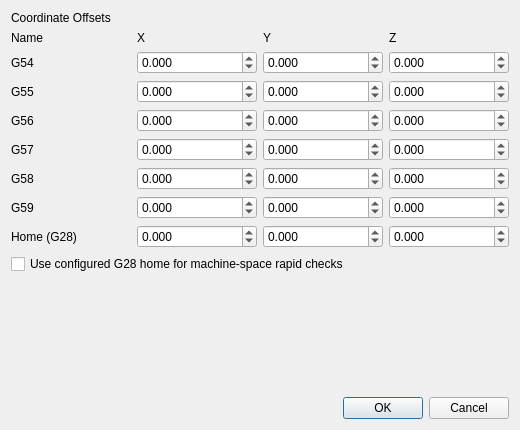
<?xml version="1.0" encoding="UTF-8"?>
<ui version="4.0">
 <class>WcsDlg</class>
 <widget class="QDialog" name="WcsDlg">
  <property name="geometry">
   <rect><x>0</x><y>0</y><width>520</width><height>430</height></rect>
  </property>
  <property name="minimumSize">
   <size><width>520</width><height>430</height></size>
  </property>
  <property name="windowTitle"><string>WCS</string></property>
  <layout class="QVBoxLayout" name="verticalLayout">
   <item><widget class="QLabel" name="titleLabel"><property name="text"><string>Coordinate Offsets</string></property></widget></item>
   <item>
    <layout class="QGridLayout" name="gridLayout">
     <item row="0" column="0"><widget class="QLabel" name="nameHeader"><property name="text"><string>Name</string></property></widget></item>
     <item row="0" column="1"><widget class="QLabel" name="xHeader"><property name="text"><string>X</string></property></widget></item>
     <item row="0" column="2"><widget class="QLabel" name="yHeader"><property name="text"><string>Y</string></property></widget></item>
     <item row="0" column="3"><widget class="QLabel" name="zHeader"><property name="text"><string>Z</string></property></widget></item>
     <item row="1" column="0"><widget class="QLabel" name="g54Label"><property name="text"><string>G54</string></property></widget></item>
     <item row="1" column="1">
      <widget class="QDoubleSpinBox" name="g54X">
       <property name="decimals"><number>3</number></property>
       <property name="minimum"><double>-999999.999000000010710</double></property>
       <property name="maximum"><double>999999.999000000010710</double></property>
       <property name="singleStep"><double>0.001000000000000</double></property>
      </widget>
     </item>
     <item row="1" column="2">
      <widget class="QDoubleSpinBox" name="g54Y">
       <property name="decimals"><number>3</number></property>
       <property name="minimum"><double>-999999.999000000010710</double></property>
       <property name="maximum"><double>999999.999000000010710</double></property>
       <property name="singleStep"><double>0.001000000000000</double></property>
      </widget>
     </item>
     <item row="1" column="3">
      <widget class="QDoubleSpinBox" name="g54Z">
       <property name="decimals"><number>3</number></property>
       <property name="minimum"><double>-999999.999000000010710</double></property>
       <property name="maximum"><double>999999.999000000010710</double></property>
       <property name="singleStep"><double>0.001000000000000</double></property>
      </widget>
     </item>
     <item row="2" column="0"><widget class="QLabel" name="g55Label"><property name="text"><string>G55</string></property></widget></item>
     <item row="2" column="1">
      <widget class="QDoubleSpinBox" name="g55X">
       <property name="decimals"><number>3</number></property>
       <property name="minimum"><double>-999999.999000000010710</double></property>
       <property name="maximum"><double>999999.999000000010710</double></property>
       <property name="singleStep"><double>0.001000000000000</double></property>
      </widget>
     </item>
     <item row="2" column="2">
      <widget class="QDoubleSpinBox" name="g55Y">
       <property name="decimals"><number>3</number></property>
       <property name="minimum"><double>-999999.999000000010710</double></property>
       <property name="maximum"><double>999999.999000000010710</double></property>
       <property name="singleStep"><double>0.001000000000000</double></property>
      </widget>
     </item>
     <item row="2" column="3">
      <widget class="QDoubleSpinBox" name="g55Z">
       <property name="decimals"><number>3</number></property>
       <property name="minimum"><double>-999999.999000000010710</double></property>
       <property name="maximum"><double>999999.999000000010710</double></property>
       <property name="singleStep"><double>0.001000000000000</double></property>
      </widget>
     </item>
     <item row="3" column="0"><widget class="QLabel" name="g56Label"><property name="text"><string>G56</string></property></widget></item>
     <item row="3" column="1">
      <widget class="QDoubleSpinBox" name="g56X">
       <property name="decimals"><number>3</number></property>
       <property name="minimum"><double>-999999.999000000010710</double></property>
       <property name="maximum"><double>999999.999000000010710</double></property>
       <property name="singleStep"><double>0.001000000000000</double></property>
      </widget>
     </item>
     <item row="3" column="2">
      <widget class="QDoubleSpinBox" name="g56Y">
       <property name="decimals"><number>3</number></property>
       <property name="minimum"><double>-999999.999000000010710</double></property>
       <property name="maximum"><double>999999.999000000010710</double></property>
       <property name="singleStep"><double>0.001000000000000</double></property>
      </widget>
     </item>
     <item row="3" column="3">
      <widget class="QDoubleSpinBox" name="g56Z">
       <property name="decimals"><number>3</number></property>
       <property name="minimum"><double>-999999.999000000010710</double></property>
       <property name="maximum"><double>999999.999000000010710</double></property>
       <property name="singleStep"><double>0.001000000000000</double></property>
      </widget>
     </item>
     <item row="4" column="0"><widget class="QLabel" name="g57Label"><property name="text"><string>G57</string></property></widget></item>
     <item row="4" column="1">
      <widget class="QDoubleSpinBox" name="g57X">
       <property name="decimals"><number>3</number></property>
       <property name="minimum"><double>-999999.999000000010710</double></property>
       <property name="maximum"><double>999999.999000000010710</double></property>
       <property name="singleStep"><double>0.001000000000000</double></property>
      </widget>
     </item>
     <item row="4" column="2">
      <widget class="QDoubleSpinBox" name="g57Y">
       <property name="decimals"><number>3</number></property>
       <property name="minimum"><double>-999999.999000000010710</double></property>
       <property name="maximum"><double>999999.999000000010710</double></property>
       <property name="singleStep"><double>0.001000000000000</double></property>
      </widget>
     </item>
     <item row="4" column="3">
      <widget class="QDoubleSpinBox" name="g57Z">
       <property name="decimals"><number>3</number></property>
       <property name="minimum"><double>-999999.999000000010710</double></property>
       <property name="maximum"><double>999999.999000000010710</double></property>
       <property name="singleStep"><double>0.001000000000000</double></property>
      </widget>
     </item>
     <item row="5" column="0"><widget class="QLabel" name="g58Label"><property name="text"><string>G58</string></property></widget></item>
     <item row="5" column="1">
      <widget class="QDoubleSpinBox" name="g58X">
       <property name="decimals"><number>3</number></property>
       <property name="minimum"><double>-999999.999000000010710</double></property>
       <property name="maximum"><double>999999.999000000010710</double></property>
       <property name="singleStep"><double>0.001000000000000</double></property>
      </widget>
     </item>
     <item row="5" column="2">
      <widget class="QDoubleSpinBox" name="g58Y">
       <property name="decimals"><number>3</number></property>
       <property name="minimum"><double>-999999.999000000010710</double></property>
       <property name="maximum"><double>999999.999000000010710</double></property>
       <property name="singleStep"><double>0.001000000000000</double></property>
      </widget>
     </item>
     <item row="5" column="3">
      <widget class="QDoubleSpinBox" name="g58Z">
       <property name="decimals"><number>3</number></property>
       <property name="minimum"><double>-999999.999000000010710</double></property>
       <property name="maximum"><double>999999.999000000010710</double></property>
       <property name="singleStep"><double>0.001000000000000</double></property>
      </widget>
     </item>
     <item row="6" column="0"><widget class="QLabel" name="g59Label"><property name="text"><string>G59</string></property></widget></item>
     <item row="6" column="1">
      <widget class="QDoubleSpinBox" name="g59X">
       <property name="decimals"><number>3</number></property>
       <property name="minimum"><double>-999999.999000000010710</double></property>
       <property name="maximum"><double>999999.999000000010710</double></property>
       <property name="singleStep"><double>0.001000000000000</double></property>
      </widget>
     </item>
     <item row="6" column="2">
      <widget class="QDoubleSpinBox" name="g59Y">
       <property name="decimals"><number>3</number></property>
       <property name="minimum"><double>-999999.999000000010710</double></property>
       <property name="maximum"><double>999999.999000000010710</double></property>
       <property name="singleStep"><double>0.001000000000000</double></property>
      </widget>
     </item>
     <item row="6" column="3">
      <widget class="QDoubleSpinBox" name="g59Z">
       <property name="decimals"><number>3</number></property>
       <property name="minimum"><double>-999999.999000000010710</double></property>
       <property name="maximum"><double>999999.999000000010710</double></property>
       <property name="singleStep"><double>0.001000000000000</double></property>
      </widget>
     </item>
     <item row="7" column="0"><widget class="QLabel" name="homeLabel"><property name="text"><string>Home (G28)</string></property></widget></item>
     <item row="7" column="1">
      <widget class="QDoubleSpinBox" name="homeX">
       <property name="decimals"><number>3</number></property>
       <property name="minimum"><double>-999999.999000000010710</double></property>
       <property name="maximum"><double>999999.999000000010710</double></property>
       <property name="singleStep"><double>0.001000000000000</double></property>
      </widget>
     </item>
     <item row="7" column="2">
      <widget class="QDoubleSpinBox" name="homeY">
       <property name="decimals"><number>3</number></property>
       <property name="minimum"><double>-999999.999000000010710</double></property>
       <property name="maximum"><double>999999.999000000010710</double></property>
       <property name="singleStep"><double>0.001000000000000</double></property>
      </widget>
     </item>
     <item row="7" column="3">
      <widget class="QDoubleSpinBox" name="homeZ">
       <property name="decimals"><number>3</number></property>
       <property name="minimum"><double>-999999.999000000010710</double></property>
       <property name="maximum"><double>999999.999000000010710</double></property>
       <property name="singleStep"><double>0.001000000000000</double></property>
      </widget>
     </item>
    </layout>
   </item>
   <item>
    <widget class="QCheckBox" name="homeConfiguredCheck">
     <property name="text"><string>Use configured G28 home for machine-space rapid checks</string></property>
    </widget>
   </item>
   <item>
    <spacer name="verticalSpacer">
     <property name="orientation"><enum>Qt::Vertical</enum></property>
     <property name="sizeHint" stdset="0"><size><width>20</width><height>40</height></size></property>
    </spacer>
   </item>
   <item>
    <widget class="QDialogButtonBox" name="buttonBox">
     <property name="orientation"><enum>Qt::Horizontal</enum></property>
     <property name="standardButtons"><set>QDialogButtonBox::Cancel|QDialogButtonBox::Ok</set></property>
    </widget>
   </item>
  </layout>
 </widget>
 <resources/>
 <connections>
  <connection><sender>buttonBox</sender><signal>accepted()</signal><receiver>WcsDlg</receiver><slot>accept()</slot></connection>
  <connection><sender>buttonBox</sender><signal>rejected()</signal><receiver>WcsDlg</receiver><slot>reject()</slot></connection>
 </connections>
</ui>
